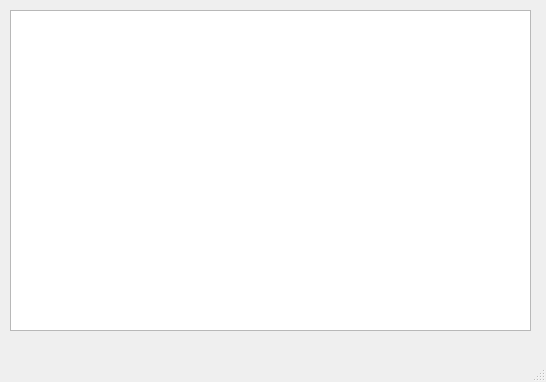
<?xml version="1.0" encoding="UTF-8"?>
<ui version="4.0">
 <class>MainWindow</class>
 <widget class="QMainWindow" name="MainWindow">
  <property name="geometry">
   <rect>
    <x>0</x>
    <y>0</y>
    <width>546</width>
    <height>382</height>
   </rect>
  </property>
  <property name="windowTitle">
   <string>MainWindow</string>
  </property>
  <widget class="QWidget" name="centralwidget">
   <widget class="QTableWidget" name="table">
    <property name="geometry">
     <rect>
      <x>10</x>
      <y>10</y>
      <width>521</width>
      <height>321</height>
     </rect>
    </property>
   </widget>
  </widget>
  <widget class="QMenuBar" name="menubar">
   <property name="geometry">
    <rect>
     <x>0</x>
     <y>0</y>
     <width>546</width>
     <height>18</height>
    </rect>
   </property>
  </widget>
  <widget class="QStatusBar" name="statusbar"/>
 </widget>
 <resources/>
 <connections/>
</ui>
